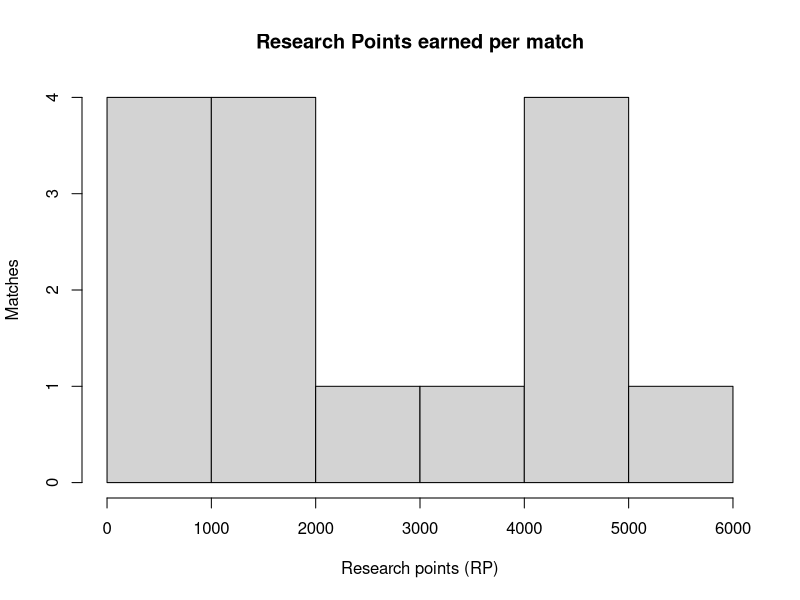
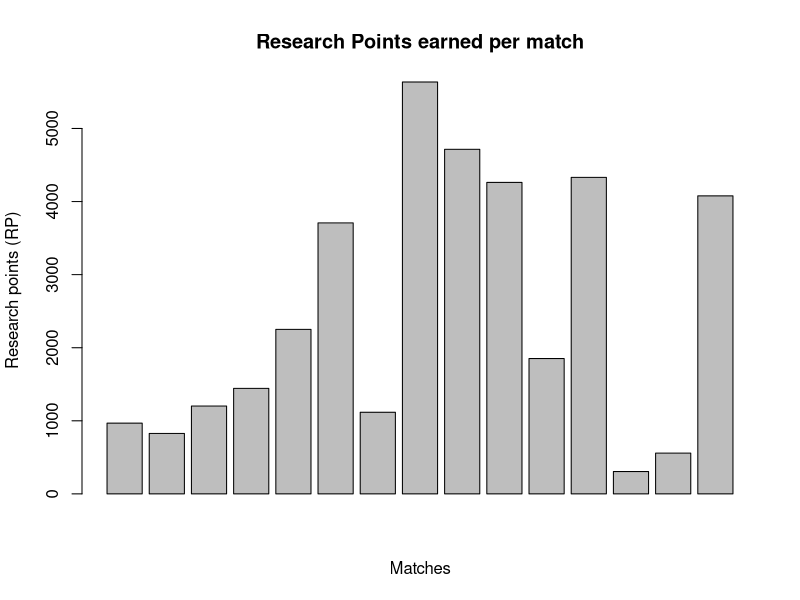
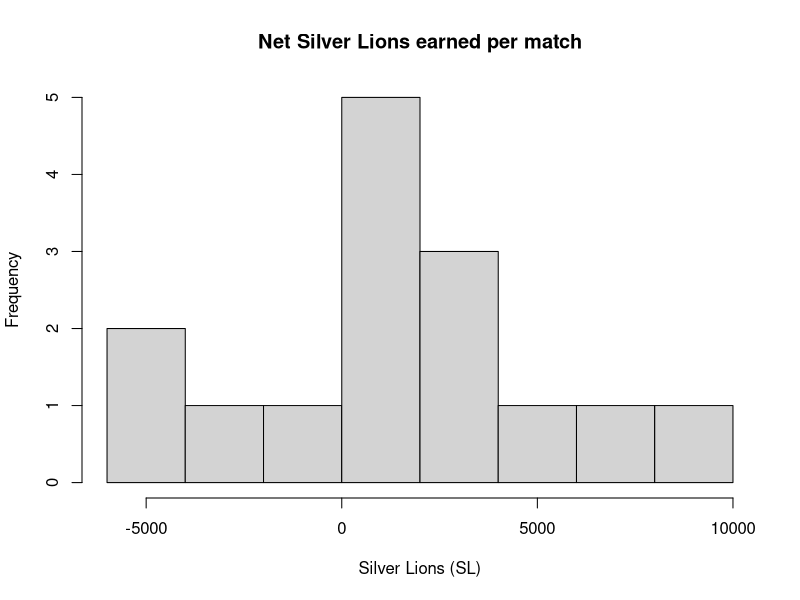
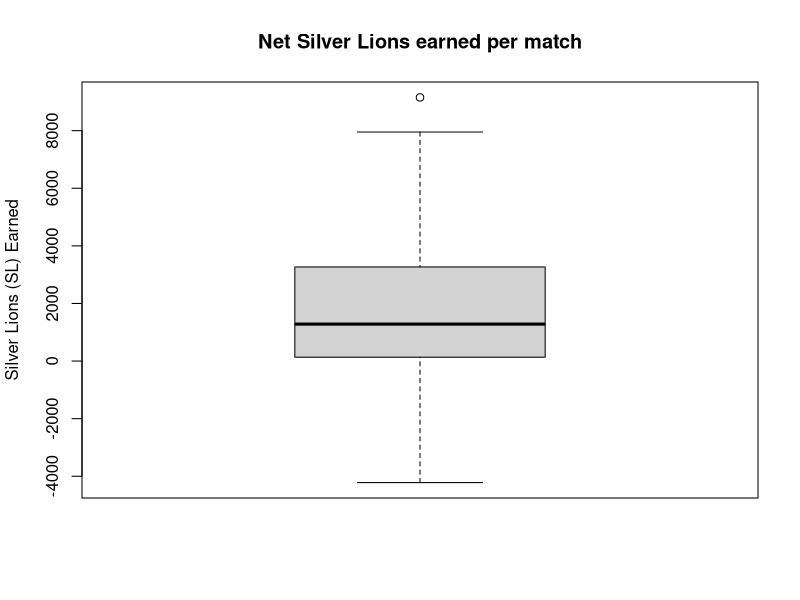

The R source for these figures, in order:
# Read data
statistics <- read.csv("WTProjectV2.csv")
statistics

# Research Points earned
hist(statistics$RP.Earned, 
        main="Research Points earned per match", 
        ylab="Matches",
        xlab="Research points (RP)") 
barplot(statistics$RP.Earned, 
        main="Research Points earned per match", 
        xlab="Matches",
        ylab="Research points (RP)") 

# Net Silver Lion Earnings
hist(statistics$Net.SL.Earnings, 
     main="Net Silver Lions earned per match", 
     xlab="Silver Lions (SL)")
boxplot(statistics$Net.SL.Earnings, 
        ylab="Silver Lions (SL) Earned", 
        main="Net Silver Lions earned per match")

# Proportion of wins and losses
outcomes <- table(statistics$Outcome.of.Match)
outcomes
